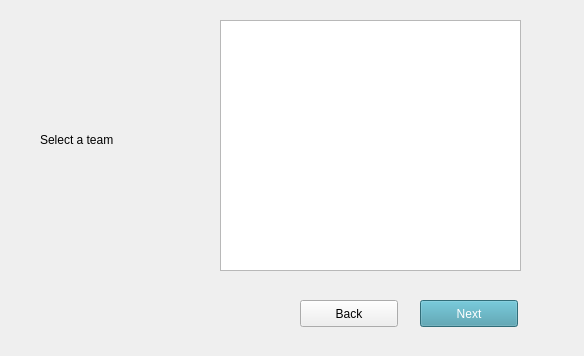
<?xml version="1.0" encoding="UTF-8"?>
<ui version="4.0">
 <class>teamForm</class>
 <widget class="QWidget" name="teamForm">
  <property name="geometry">
   <rect>
    <x>0</x>
    <y>0</y>
    <width>584</width>
    <height>356</height>
   </rect>
  </property>
  <property name="windowTitle">
   <string>Form</string>
  </property>
  <widget class="QPushButton" name="SecondNextBtn">
   <property name="geometry">
    <rect>
     <x>420</x>
     <y>300</y>
     <width>98</width>
     <height>27</height>
    </rect>
   </property>
   <property name="styleSheet">
    <string notr="true">background: #4499aa; color: white</string>
   </property>
   <property name="text">
    <string>Next</string>
   </property>
  </widget>
  <widget class="QPushButton" name="firstBackBtn">
   <property name="geometry">
    <rect>
     <x>300</x>
     <y>300</y>
     <width>98</width>
     <height>27</height>
    </rect>
   </property>
   <property name="text">
    <string>Back</string>
   </property>
  </widget>
  <widget class="QLabel" name="label">
   <property name="geometry">
    <rect>
     <x>40</x>
     <y>130</y>
     <width>141</width>
     <height>20</height>
    </rect>
   </property>
   <property name="text">
    <string>Select a team</string>
   </property>
  </widget>
  <widget class="QListView" name="listView">
   <property name="geometry">
    <rect>
     <x>220</x>
     <y>20</y>
     <width>301</width>
     <height>251</height>
    </rect>
   </property>
  </widget>
 </widget>
 <resources/>
 <connections/>
</ui>
